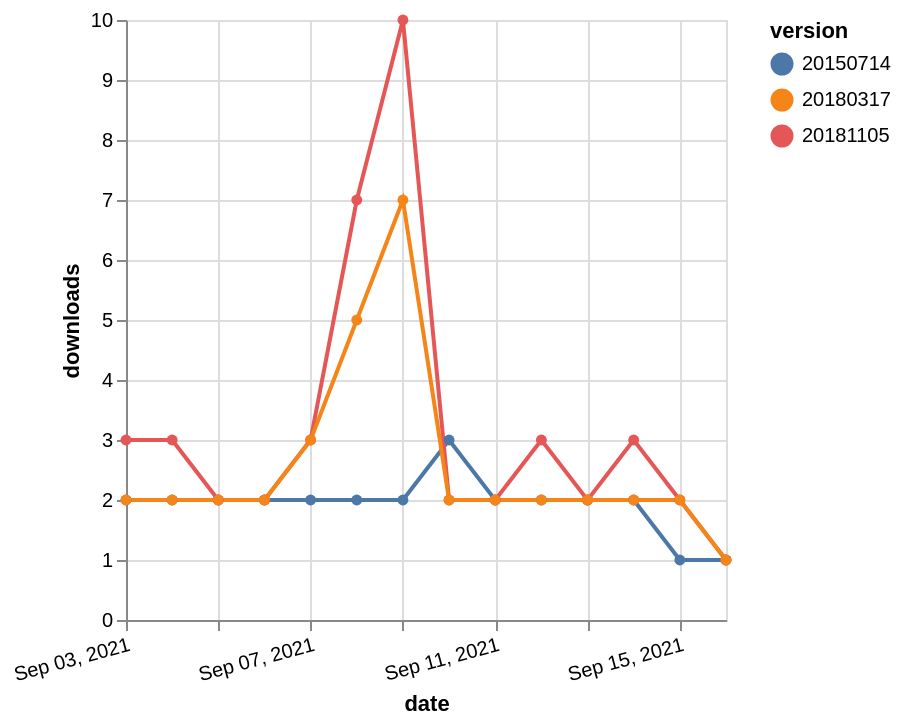

Vega-Lite specification stored for this chart:
### Vega-Lite specification from a JSON file in a GitHub repository (floating-point values rounded to 4 significant figures)
{"$schema": "https://vega.github.io/schema/vega-lite/v5.json", "description": "A simple bar chart with embedded data.", "data": {"values": [{"date": "2021-09-03", "total": 6521, "delta": 2, "version": "20150714"}, {"date": "2021-09-04", "total": 6523, "delta": 2, "version": "20150714"}, {"date": "2021-09-05", "total": 6525, "delta": 2, "version": "20150714"}, {"date": "2021-09-06", "total": 6527, "delta": 2, "version": "20150714"}, {"date": "2021-09-07", "total": 6529, "delta": 2, "version": "20150714"}, {"date": "2021-09-08", "total": 6531, "delta": 2, "version": "20150714"}, {"date": "2021-09-09", "total": 6533, "delta": 2, "version": "20150714"}, {"date": "2021-09-10", "total": 6536, "delta": 3, "version": "20150714"}, {"date": "2021-09-11", "total": 6538, "delta": 2, "version": "20150714"}, {"date": "2021-09-12", "total": 6540, "delta": 2, "version": "20150714"}, {"date": "2021-09-13", "total": 6542, "delta": 2, "version": "20150714"}, {"date": "2021-09-14", "total": 6544, "delta": 2, "version": "20150714"}, {"date": "2021-09-15", "total": 6545, "delta": 1, "version": "20150714"}, {"date": "2021-09-16", "total": 6546, "delta": 1, "version": "20150714"}, {"date": "2021-09-03", "total": 3380, "delta": 3, "version": "20181105"}, {"date": "2021-09-04", "total": 3383, "delta": 3, "version": "20181105"}, {"date": "2021-09-05", "total": 3385, "delta": 2, "version": "20181105"}, {"date": "2021-09-06", "total": 3387, "delta": 2, "version": "20181105"}, {"date": "2021-09-07", "total": 3390, "delta": 3, "version": "20181105"}, {"date": "2021-09-08", "total": 3397, "delta": 7, "version": "20181105"}, {"date": "2021-09-09", "total": 3407, "delta": 10, "version": "20181105"}, {"date": "2021-09-10", "total": 3409, "delta": 2, "version": "20181105"}, {"date": "2021-09-11", "total": 3411, "delta": 2, "version": "20181105"}, {"date": "2021-09-12", "total": 3414, "delta": 3, "version": "20181105"}, {"date": "2021-09-13", "total": 3416, "delta": 2, "version": "20181105"}, {"date": "2021-09-14", "total": 3419, "delta": 3, "version": "20181105"}, {"date": "2021-09-15", "total": 3421, "delta": 2, "version": "20181105"}, {"date": "2021-09-16", "total": 3422, "delta": 1, "version": "20181105"}, {"date": "2021-09-03", "total": 4585, "delta": 2, "version": "20180317"}, {"date": "2021-09-04", "total": 4587, "delta": 2, "version": "20180317"}, {"date": "2021-09-05", "total": 4589, "delta": 2, "version": "20180317"}, {"date": "2021-09-06", "total": 4591, "delta": 2, "version": "20180317"}, {"date": "2021-09-07", "total": 4594, "delta": 3, "version": "20180317"}, {"date": "2021-09-08", "total": 4599, "delta": 5, "version": "20180317"}, {"date": "2021-09-09", "total": 4606, "delta": 7, "version": "20180317"}, {"date": "2021-09-10", "total": 4608, "delta": 2, "version": "20180317"}, {"date": "2021-09-11", "total": 4610, "delta": 2, "version": "20180317"}, {"date": "2021-09-12", "total": 4612, "delta": 2, "version": "20180317"}, {"date": "2021-09-13", "total": 4614, "delta": 2, "version": "20180317"}, {"date": "2021-09-14", "total": 4616, "delta": 2, "version": "20180317"}, {"date": "2021-09-15", "total": 4618, "delta": 2, "version": "20180317"}, {"date": "2021-09-16", "total": 4619, "delta": 1, "version": "20180317"}]}, "width": "container", "mark": {"type": "line", "point": {"filled": true}}, "encoding": {"x": {"field": "date", "type": "temporal", "timeUnit": "yearmonthdate", "title": "date", "axis": {"labelAngle": -15}}, "y": {"field": "delta", "type": "quantitative", "title": "downloads"}, "color": {"field": "version", "type": "nominal"}, "tooltip": {"field": "delta"}}}
